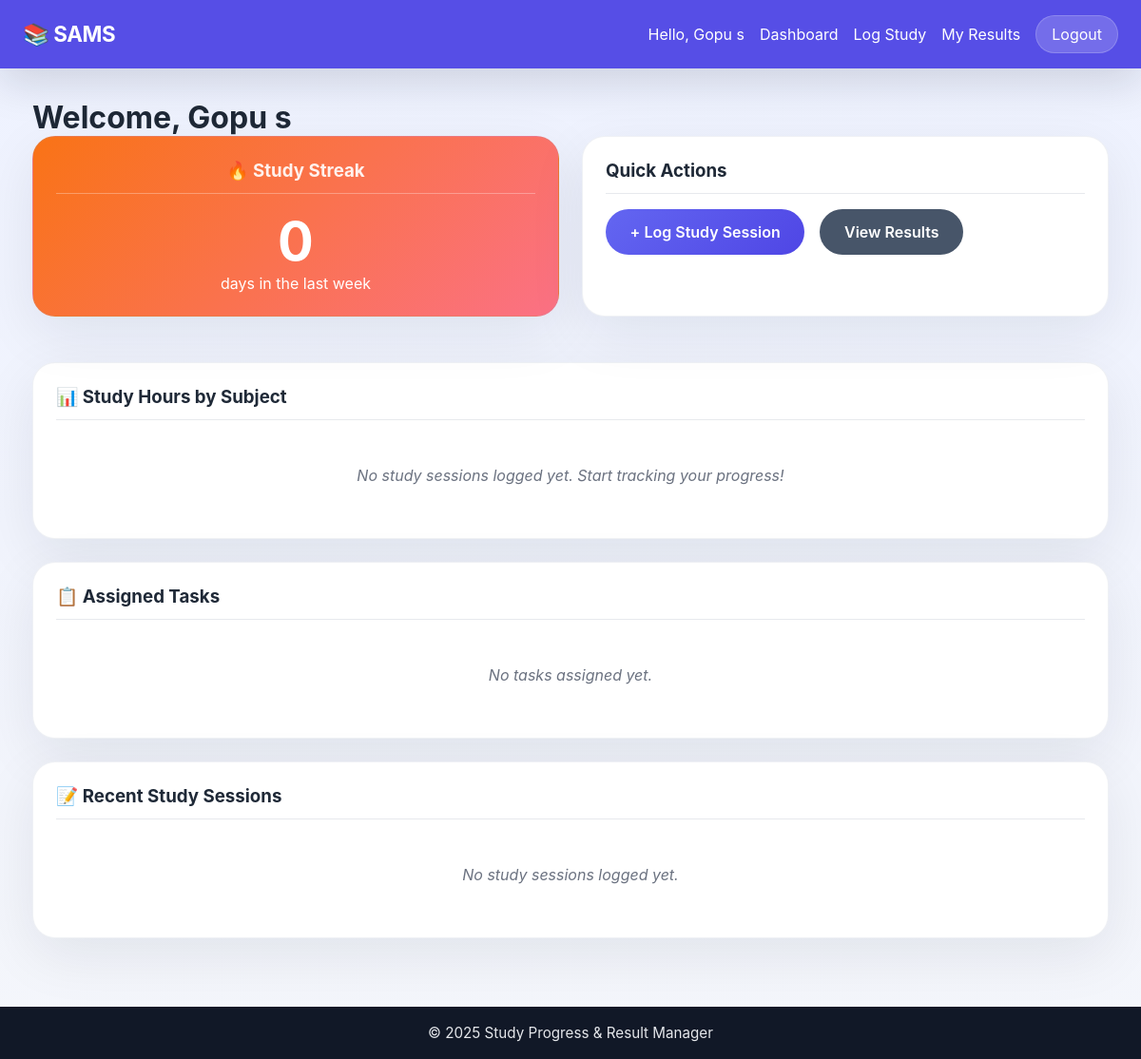
Page /student/dashboard (signed in) on the earlier database version.
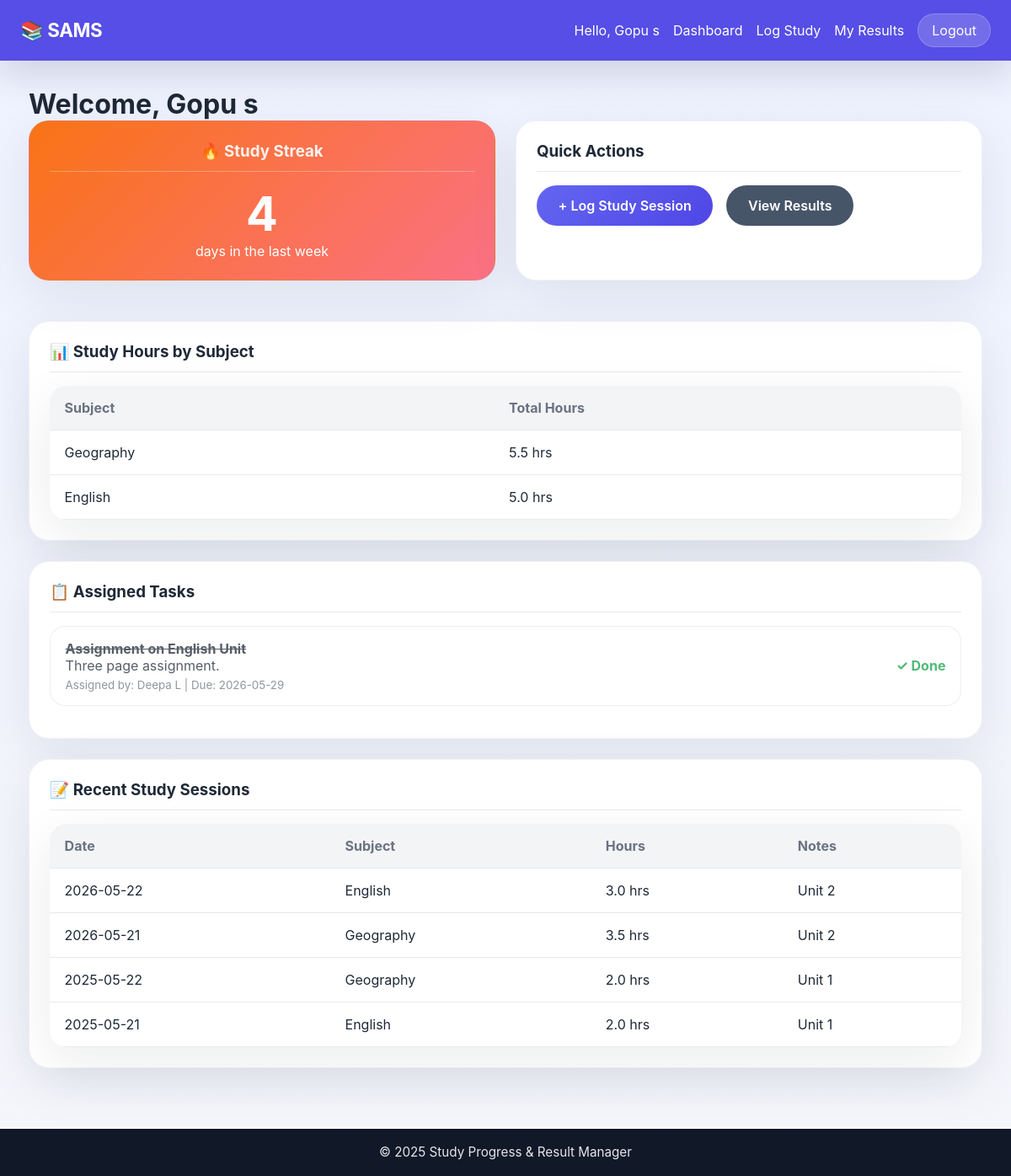
Same page on the later database version.
### tables this page shows
CREATE TABLE subjects (
            id INTEGER PRIMARY KEY AUTOINCREMENT,
            name TEXT UNIQUE NOT NULL
        );

CREATE TABLE tasks (
            id INTEGER PRIMARY KEY AUTOINCREMENT,
            student_id INTEGER NOT NULL,
            teacher_id INTEGER NOT NULL,
            title TEXT NOT NULL,
            description TEXT,
            due_date DATE,
            is_completed INTEGER DEFAULT 0,
            created_at TIMESTAMP DEFAULT CURRENT_TIMESTAMP,
            FOREIGN KEY (student_id) REFERENCES users(id),
            FOREIGN KEY (teacher_id) REFERENCES users(id)
        );

CREATE TABLE users (
            id INTEGER PRIMARY KEY AUTOINCREMENT,
            username TEXT UNIQUE NOT NULL,
            password TEXT NOT NULL,
            role TEXT NOT NULL CHECK(role IN ('teacher', 'student')),
            full_name TEXT NOT NULL,
            created_at TIMESTAMP DEFAULT CURRENT_TIMESTAMP
        );

CREATE TABLE study_logs (
            id INTEGER PRIMARY KEY AUTOINCREMENT,
            student_id INTEGER NOT NULL,
            subject_id INTEGER NOT NULL,
            hours_spent REAL NOT NULL,
            study_date DATE NOT NULL,
            notes TEXT,
            created_at TIMESTAMP DEFAULT CURRENT_TIMESTAMP,
            FOREIGN KEY (student_id) REFERENCES users(id),
            FOREIGN KEY (subject_id) REFERENCES subjects(id)
        );

### app.py (the view)
@app.route('/student/dashboard')
@login_required
@student_required
def student_dashboard():
    conn = get_db_connection()
    study_logs = conn.execute('''
        SELECT sl.*, s.name as subject_name
        FROM study_logs sl
        JOIN subjects s ON sl.subject_id = s.id
        WHERE sl.student_id = ?
        ORDER BY sl.study_date DESC
        LIMIT 10
    ''', (session['user_id'],)).fetchall()
    study_summary = conn.execute('''
        SELECT s.name as subject_name, SUM(sl.hours_spent) as total_hours
        FROM study_logs sl
        JOIN subjects s ON sl.subject_id = s.id
        WHERE sl.student_id = ?
        GROUP BY s.id
        ORDER BY total_hours DESC
    ''', (session['user_id'],)).fetchall()
    tasks = conn.execute('''
        SELECT t.*, u.full_name as teacher_name
        FROM tasks t
        JOIN users u ON t.teacher_id = u.id
        WHERE t.student_id = ?
        ORDER BY t.is_completed ASC, t.due_date ASC
    ''', (session['user_id'],)).fetchall()
    streak = conn.execute('''
        SELECT COUNT (DISTINCT study_date) as days
        FROM study_logs
        WHERE student_id = ?
        ORDER BY study_date > DATE('now') DESC
    ''', (session['user_id'],)).fetchone()
    conn.close()
    return render_template('student_dashboard.html',
                         study_logs=study_logs,
                         study_summary=study_summary,
                         tasks=tasks,
                         streak=streak['days'] if streak else 0)

### app.py (called while the page is built)
def login_required(f):
    @wraps(f)
    def decorated_function(*args, **kwargs):
        if 'user_id' not in session:
            flash('Please log in to access this page.', 'error')
            return redirect(url_for('login'))
        return f(*args, **kwargs)
    return decorated_function

def student_required(f):
    @wraps(f)
    def decorated_function(*args, **kwargs):
        if session.get('role') != 'student':
            flash('This page is for students only.', 'error')
            return redirect(url_for('home'))
        return f(*args, **kwargs)
    return decorated_function

### database.py (called while the page is built)
def get_db_connection():
    conn = sqlite3.connect(DATABASE)
    conn.row_factory = sqlite3.Row  # This lets us access columns by name
    return conn

### templates/student_dashboard.html (shortened to what this page needs)
{% extends 'base.html' %}
{% block content %}
<h1>Welcome, {{ session.get('full_name') }}</h1>
<div class="dashboard-grid">
    <div class="card streak-card">
        <h3>🔥 Study Streak</h3>
        <div class="streak-number">{{ streak }}</div>
        <p>days in the last week</p>
    </div>
    <div class="card">
        <h3>Quick Actions</h3>
        <div class="quick-actions">
            <a href="{{ url_for('add_study_log') }}" class="btn btn-primary">+ Log Study Session</a>
            <a href="{{ url_for('view_results') }}" class="btn btn-secondary">View Results</a>
        </div>
    </div>
</div>
<div class="card">
    <h3>📊 Study Hours by Subject</h3>
    {% if study_summary %}
        <table class="data-table">
            <thead>
                <tr>
                    <th>Subject</th>
                    <th>Total Hours</th>
                </tr>
            </thead>
            <tbody>
                {% for item in study_summary %}
                <tr>
                    <td>{{ item.subject_name }}</td>
                    <td>{{ "%.1f"|format(item.total_hours) }} hrs</td>
                </tr>
                {% endfor %}
            </tbody>
        </table>
    {% else %}
        <p class="empty-state">No study sessions logged yet. Start tracking your progress!</p>
    {% endif %}
</div>
<div class="card">
    <h3>📋 Assigned Tasks</h3>
    {% if tasks %}
        <ul class="task-list">
            {% for task in tasks %}
            <li class="task-item {% if task.is_completed %}completed{% endif %}">
                <div class="task-info">
                    <strong>{{ task.title }}</strong>
                    {% if task.description %}
                        <p>{{ task.description }}</p>
                    {% endif %}
                    <small>Assigned by: {{ task.teacher_name }}
                        {% if task.due_date %} | Due: {{ task.due_date }}{% endif %}
                    </small>
                </div>
                {% if not task.is_completed %}
                    <a href="{{ url_for('complete_task', task_id=task.id) }}" class="btn btn-small">Mark Done</a>
                {% else %}
                    <span class="badge-completed">✓ Done</span>
                {% endif %}
            </li>
            {% endfor %}
        </ul>
    {% else %}
        <p class="empty-state">No tasks assigned yet.</p>
    {% endif %}
</div>
<div class="card">
    <h3>📝 Recent Study Sessions</h3>
    {% if study_logs %}
        <table class="data-table">
            <thead>
                <tr>
                    <th>Date</th>
                    <th>Subject</th>
                    <th>Hours</th>
                    <th>Notes</th>
                </tr>
            </thead>
            <tbody>
                {% for log in study_logs %}
                <tr>
                    <td>{{ log.study_date }}</td>
                    <td>{{ log.subject_name }}</td>
                    <td>{{ log.hours_spent }} hrs</td>
                    <td>{{ log.notes or '-' }}</td>
                </tr>
                {% endfor %}
            </tbody>
        </table>
    {% else %}
        <p class="empty-state">No study sessions logged yet.</p>
    {% endif %}
</div>
{% endblock %}

Differences in the rows shown:
now on this page (row unchanged): subjects: subject_name "Geography", total_hours "5.5"
now on this page (row unchanged): subjects: subject_name "English", total_hours "5.0"
added tasks: title "Assignment on English Unit", description "Three page assignment.", teacher_name "Deepa L", due_date "2026-05-29", is_completed "✓ Done"
added study_logs: study_date "2026-05-22", subject_name "English", hours_spent "3.0", notes "Unit 2"
added study_logs: study_date "2026-05-21", subject_name "Geography", hours_spent "3.5", notes "Unit 2"
added study_logs: study_date "2025-05-22", subject_name "Geography", hours_spent "2.0", notes "Unit 1"
added study_logs: study_date "2025-05-21", subject_name "English", hours_spent "2.0", notes "Unit 1"
Other differences:
{{ streak }}: "0" → "4"
text no longer shown: "No study sessions logged yet. Start tracking your progress! No tasks assigned yet. No study sessions logged yet."
text now shown: "Subject Total Hours Date Subject Hours Notes"
